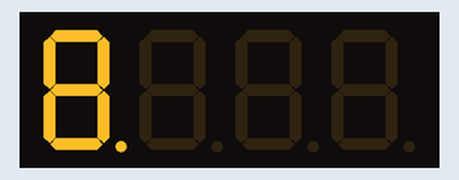
Simulated run of this sketch. Board: Arduino Uno, built with avr-gcc and run on an emulated ATmega328P. Shown: 4-digit seven-segment display. The local clock reads 2024-03-15 10:24:30 at power-on unless the sketch sets it; what the sketch prints to the serial monitor is not drawn.

Above: at 0.1 s.
At 0.7 s:
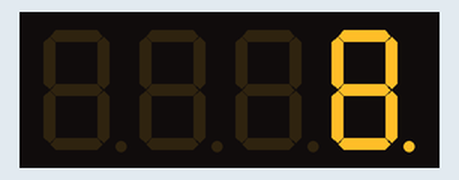

Measured:
- what the display in image 1 shows lasts 1.2 s, from 0.6 s to 1.8 s

The sketch:

FLW.ino
```cpp
//
//
//
// Must have the Adafruit RTClib library installed too!  See:
//   https://github.com/adafruit/RTClib
//
// Designed specifically to work with the Adafruit LED 7-Segment backpacks
// and DS1307 real-time clock breakout:
// ----> http://www.adafruit.com/products/881
// ----> http://www.adafruit.com/products/880
// ----> http://www.adafruit.com/products/879
// ----> http://www.adafruit.com/products/878
// ----> https://www.adafruit.com/products/264
//


#include <Wire.h>
#include <RTClib.h>
#include <Adafruit_GFX.h>
#include "Adafruit_LEDBackpack.h"


// Set to false to display time in 12 hour format, or true to use 24 hour:
#define TIME_24_HOUR      false

// Create display and DS1307 objects.  These are global variables that
// can be accessed from both the setup and loop function below.
Adafruit_7segment clockDisplay = Adafruit_7segment();
RTC_DS1307 rtc = RTC_DS1307();

// Keep track of the hours, minutes, seconds displayed by the clock.
// Start off at 0:00:00 as a signal that the time should be read from
// the DS1307 to initialize it.
int hours = 0;
int minutes = 0;
int seconds = 0;

Adafruit_AlphaNum4 alpha4 = Adafruit_AlphaNum4();

void setup() {


  Serial.begin(9600);

 // Setup the DS1307 real-time clock.
  rtc.begin();

 // Set the DS1307 clock if it hasn't been set before.
  bool setClockTime = !rtc.isrunning();
  // Alternatively you can force the clock to be set again by
  // uncommenting this line:
  //setClockTime = true;
  if (setClockTime) {
    Serial.println("Setting DS1307 time!");
    // This line sets the DS1307 time to the exact date and time the
    // sketch was compiled:
    rtc.adjust(DateTime(F(__DATE__), F(__TIME__)));
    // Alternatively you can set the RTC with an explicit date & time,
    // for example to set January 21, 2014 at 3am you would uncomment:
    //rtc.adjust(DateTime(2014, 1, 21, 3, 0, 0));
  }


  alpha4.begin(0x70);

  alpha4.writeDigitRaw(3, 0x0);
  alpha4.writeDigitRaw(0, 0xFFFF);
  alpha4.writeDisplay();
  delay(200);

  alpha4.writeDigitRaw(0, 0x0);
  alpha4.writeDigitRaw(1, 0xFFFF);
  alpha4.writeDisplay();
  delay(200);

  alpha4.writeDigitRaw(1, 0x0);
  alpha4.writeDigitRaw(2, 0xFFFF);
  alpha4.writeDisplay();
  delay(200);

  alpha4.writeDigitRaw(2, 0x0);
  alpha4.writeDigitRaw(3, 0xFFFF);
  alpha4.writeDisplay();
  delay(200);
 };

char displayBuf[4] = {' ',' ',' ',' '};

 void loop() {
 // while( !Serial.avalable()) return;

 // char c = Serial.read();
// Check if it's the top of the hour and get a new time reading
  // from the DS1307.  This helps keep the clock accurate by fixing
  // any drift.
  //if (minutes == 0) {
    // Get the time from the DS1307.
    DateTime now = rtc.now();
    // Print out the time for debug purposes:
    Serial.print("Read date & time from DS1307: ");
    Serial.print(now.year(), DEC);
    Serial.print('/');
    Serial.print(now.month(), DEC);
    Serial.print('/');
    Serial.print(now.day(), DEC);
    Serial.print(' ');
    Serial.print(now.hour(), DEC);
    Serial.print(':');
    Serial.print(now.minute(), DEC);
    Serial.print(':');
    Serial.print(now.second(), DEC);
    Serial.println();
    // Now set the hours and minutes.
    hours = now.hour();
    minutes = now.minute();
  //}
// Show the time on the display by turning it into a numeric
  // value, like 3:30 turns into 330, by multiplying the hour by
  // 100 and then adding the minutes.
  int displayValue = hours*100 + minutes;

  // Do 24 hour to 12 hour format conversion when required.
  if (!TIME_24_HOUR) {
    // Handle when hours are past 12 by subtracting 12 hours (1200 value).
    if (hours > 12) {
      displayValue -= 1200;
    }
    // Handle hour 0 (midnight) being shown as 12.
    else if (hours == 0) {
      displayValue += 1200;
    }
  }

  // Now print the time value to the display.
  clockDisplay.print(displayValue, DEC);

// Add zero padding when in 24 hour mode and it's midnight.
  // In this case the print function above won't have leading 0's
  // which can look confusing.  Go in and explicitly add these zeros.
  if (TIME_24_HOUR && hours == 0) {
    // Pad hour 0.
    clockDisplay.writeDigitNum(1, 0);
    // Also pad when the 10's minute is 0 and should be padded.
    if (minutes < 10) {
      clockDisplay.writeDigitNum(3, 0);
    }
  }
clockDisplay.writeDisplay();
  // Pause for a second for time to elapse.  This value is in milliseconds
  // so 1000 milliseconds = 1 second.
  delay(1000);

 // Now increase the seconds by one.
  seconds += 1;
  // If the seconds go above 59 then the minutes should increase and
  // the seconds should wrap back to 0.
  if (seconds > 59) {
    seconds = 0;
    minutes += 1;
    // Again if the minutes go above 59 then the hour should increase and
    // the minutes should wrap back to 0.
    if (minutes > 59) {
      minutes = 0;
      hours += 1;
      // Note that when the minutes are 0 (i.e. it's the top of a new hour)
      // then the start of the loop will read the actual time from the DS1307
      // again.  Just to be safe though we'll also increment the hour and wrap
      // back to 0 if it goes above 23 (i.e. past midnight).
      if (hours > 23) {
        hours = 0;
      }
    }
  }


  // fill buffer
  displayBuf[0] = 'X';
  displayBuf[0] = 'Y';
  displayBuf[0] = 'Z';
  displayBuf[0] = '#';

  // fill the buffer
  alpha4.writeDigitAscii(0, displayBuf[0]);
  alpha4.writeDigitAscii(1, displayBuf[1]);
  alpha4.writeDigitAscii(2, displayBuf[2]);
  alpha4.writeDigitAscii(3, displayBuf[3]);

  // write it out
  alpha4.writeDisplay();
  delay(200);


 };
```
